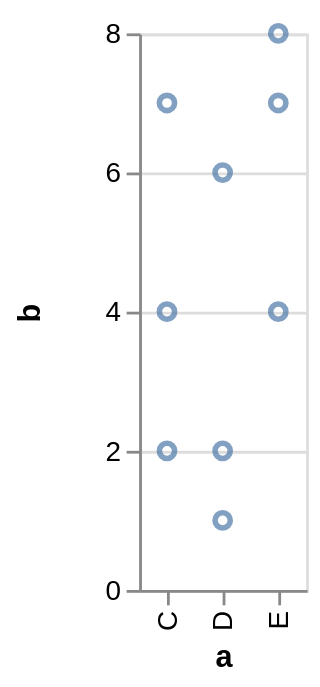

Here is the Vega-Lite specification saved for this chart:
### Vega specification from a JSON file in a GitHub repository (floating-point values rounded to 4 significant figures)
{"$schema": "https://vega.github.io/schema/vega/v5.json", "autosize": "pad", "padding": 5, "height": 200, "style": "cell", "data": [{"name": "source_0", "values": [{"a": "C", "b": 2}, {"a": "C", "b": 7}, {"a": "C", "b": 4}, {"a": "D", "b": 1}, {"a": "D", "b": 2}, {"a": "D", "b": 6}, {"a": "E", "b": 8}, {"a": "E", "b": 4}, {"a": "E", "b": 7}]}], "signals": [{"name": "plotname_x_step", "value": 20}, {"name": "width", "update": "bandspace(domain('plotname_x').length, 1, 0.5) * plotname_x_step"}], "marks": [{"name": "plotname_marks", "type": "symbol", "style": ["point"], "from": {"data": "source_0"}, "encode": {"update": {"opacity": {"value": 0.7}, "fill": [{"test": "datum[\"b\"] === null || isNaN(datum[\"b\"])", "value": null}, {"value": "transparent"}], "stroke": [{"test": "datum[\"b\"] === null || isNaN(datum[\"b\"])", "value": null}, {"value": "#4c78a8"}], "tooltip": {"signal": "{\"a\": ''+datum[\"a\"], \"b\": format(datum[\"b\"], \"\")}"}, "x": {"scale": "plotname_x", "field": "a"}, "y": {"scale": "plotname_y", "field": "b"}}}}], "scales": [{"name": "plotname_x", "type": "point", "domain": {"data": "source_0", "field": "a", "sort": true}, "range": {"step": {"signal": "plotname_x_step"}}, "padding": 0.5}, {"name": "plotname_y", "type": "linear", "domain": {"data": "source_0", "field": "b"}, "range": [{"signal": "height"}, 0], "nice": true, "zero": true}], "axes": [{"scale": "plotname_x", "orient": "bottom", "grid": false, "title": "a", "labelAlign": "right", "labelAngle": 270, "labelBaseline": "middle", "zindex": 1}, {"scale": "plotname_y", "orient": "left", "grid": false, "title": "b", "labelOverlap": true, "tickCount": {"signal": "ceil(height/40)"}, "zindex": 1}, {"scale": "plotname_y", "orient": "left", "gridScale": "plotname_x", "grid": true, "tickCount": {"signal": "ceil(height/40)"}, "domain": false, "labels": false, "maxExtent": 0, "minExtent": 0, "ticks": false, "zindex": 0}], "config": {"axisY": {"minExtent": 30}}}
